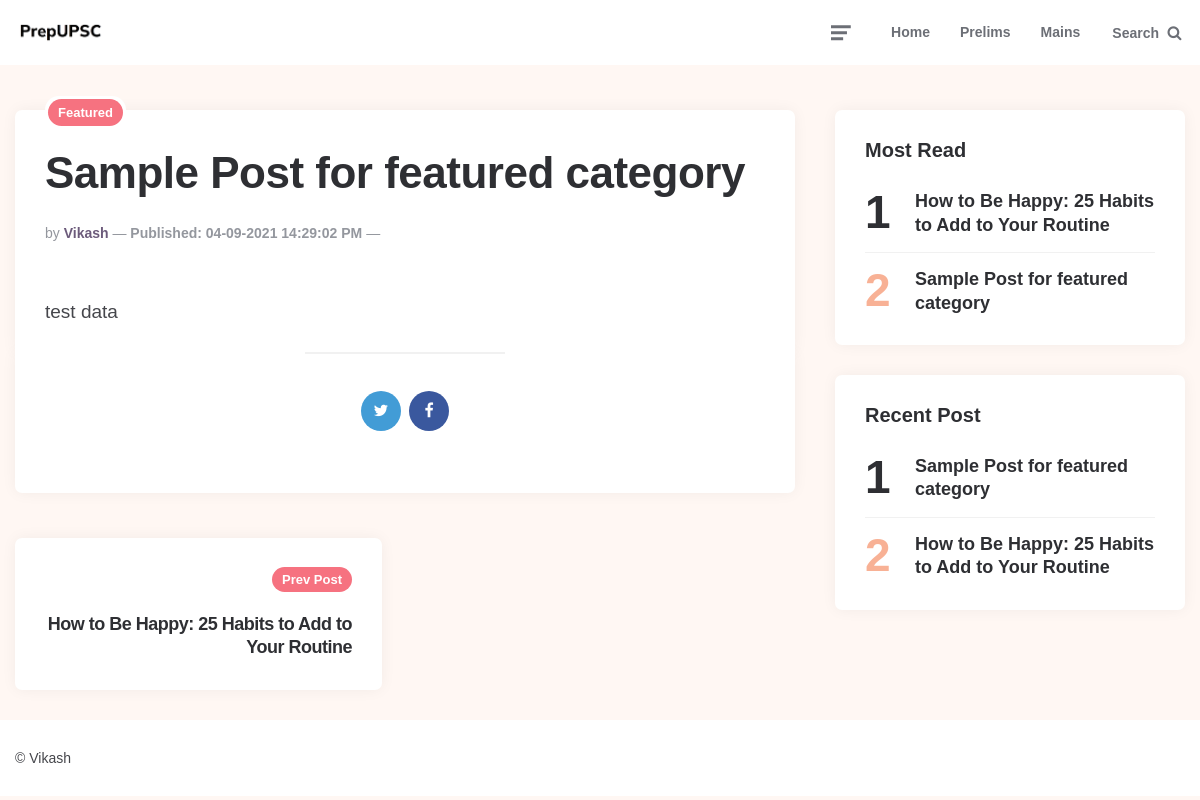
Page /featured/sample-post-for-featured- on the committed database.
### tables this page shows
CREATE TABLE `website_metadata` (
  `id` int(11) NOT NULL,
  `site_name` varchar(100) NOT NULL,
  `base_url` varchar(255) NOT NULL,
  `title` varchar(255) NOT NULL,
  `web_logo` varchar(255) NOT NULL,
  `mob_logo` varchar(255) NOT NULL,
  `description` varchar(255) NOT NULL,
  `keywords` varchar(255) NOT NULL,
  `favicon` varchar(255) NOT NULL,
  `copyright_text` varchar(255) NOT NULL
);

CREATE TABLE `menu_items` (
  `id` int(11) NOT NULL,
  `parent_id` int(11) NOT NULL,
  `menu_list_id` int(11) NOT NULL,
  `display_text` varchar(255) NOT NULL,
  `open_type` enum('POST','PAGE','LINK','CATEGORY','TAG') NOT NULL DEFAULT 'POST',
  `item_order` int(11) NOT NULL,
  `connected_data` varchar(255) NOT NULL,
  `status` enum('ACTIVE','HIDDEN') NOT NULL DEFAULT 'ACTIVE'
);

CREATE TABLE `categories` (
  `id` int(11) NOT NULL,
  `parent_id` int(11) NOT NULL DEFAULT 0,
  `name` varchar(255) NOT NULL,
  `url` varchar(255) NOT NULL,
  `about` varchar(255) NOT NULL,
  `status` enum('ACTIVE','HIDDEN') NOT NULL DEFAULT 'ACTIVE',
  `avatar` varchar(255) NOT NULL,
  `created_by` int(11) NOT NULL
);

CREATE TABLE `posts` (
  `id` int(11) NOT NULL,
  `cat_id` int(11) NOT NULL,
  `title` varchar(255) NOT NULL,
  `url` varchar(255) NOT NULL,
  `featured_image` varchar(255) NOT NULL,
  `content` longtext NOT NULL,
  `status` enum('DRAFT','PENDING_PUBLISH','PUBLISHED','HIDDEN') NOT NULL DEFAULT 'DRAFT',
  `created_at` varchar(255) NOT NULL,
  `last_edit` varchar(255) NOT NULL,
  `author` int(11) NOT NULL,
  `views` int(11) NOT NULL
);

CREATE TABLE `authors` (
  `id` int(11) NOT NULL,
  `name` varchar(255) NOT NULL,
  `username` varchar(255) NOT NULL,
  `email` varchar(255) NOT NULL,
  `password` varchar(255) NOT NULL,
  `avatar` varchar(500) NOT NULL,
  `facebook` varchar(255) NOT NULL,
  `twitter` varchar(255) NOT NULL,
  `instagram` varchar(255) NOT NULL,
  `about` longtext NOT NULL,
  `role` enum('ADMIN','EDITOR','AUTHOR','USER','SUBSCRIBER') NOT NULL DEFAULT 'USER',
  `status` enum('ACTIVE','BLOCKED') NOT NULL DEFAULT 'ACTIVE'
);

### inc/db.php (called while the page is built, shortened)
<?php
$actual_link = (isset($_SERVER['HTTPS']) && $_SERVER['HTTPS'] === 'on' ? "https" : "http") . "://$_SERVER[HTTP_HOST]$_SERVER[REQUEST_URI]";
?>

### post_details.php (the view, shortened to what this page needs)
<?php include './inc/db.php';
$post_id = $_GET['post_id'];
$siteInfoRow = mysqli_fetch_array(mysqli_query($conn, "select * from website_metadata where id='1'"));
$prow = mysqli_fetch_array(mysqli_query($conn, "select * from posts where id='$post_id' or url='$post_id'"));
?>
<!DOCTYPE html>
<html lang="en-US">
<head>
    <link media="all" href="css/main.css" rel="stylesheet" />
    <link media="only screen and (max-width: 768px)" href="css/main2.css" rel="stylesheet" />
</head>
<body class="post-template-default single single-post postid-161 single-format-standard wp-custom-logo theme-ruki has-related-posts has-related-posts-background woocommerce-js has-sticky-nav has-sticky-nav-mobile has-custom-header has-post-nav has-comments has-sidebar">
    <?php include 'inc/header.php'; ?>
    <div class="wrap">
        <main id="main" class="site-main">
            <div id="primary" class="content-area flex-grid the-post" data-thumbnail="hero">
                <article id="post-161" class="flex-box single-post card has-post-share has-meta-after-title has-meta-before-title has-excerpt disabled-post-video default post-161 post type-post status-publish format-standard has-post-thumbnail hentry category-art-design tag-art tag-creative tag-gutenberg tag-health tag-music tag-travel">
                    <header class="entry-header">
                    <?php
                        $aid = $prow['author'];
                        $cid = $prow['cat_id'];
                        $post_id = $prow['id'];
                        if ($aid == '-1') $aid = 1;
                        $arow = mysqli_fetch_array(mysqli_query($conn, "select * from authors where id='$aid'"));
                        $author_name = $arow['name'];
                        $cat_row = mysqli_fetch_array(mysqli_query($conn, "select * from categories where id='$cid'"));
                        $cat_name = $cat_row['name'];
                        ?>
                        <div class="entry-meta before-title">
                            <ul class="author-category-meta">
                                <li class="category-list">
                                    <ul class="post-categories">
                                        <li class="cat-slug-art-design cat-id-2">
                                            <a href="<?php echo $cat_row['url']; ?>" class="cat-link-2"><?php echo $cat_name; ?></a></li>
                                    </ul>
                                </li>
                            </ul>
                        </div>
                        <h1 class="entry-title"><span><?php echo $prow['title']; ?></span></h1>
                        <div class="entry-meta after-title">
                            <ul>
                                <li class="entry-author-meta">
                                    <span class="screen-reader-text">Posted by</span><i>by</i>
                                    <a href="search.php?author=<?php echo $arow['username']; ?>"><?php echo $author_name; ?></a>
                                </li>
                                <li class="entry-date-updated">
                                    <span>Published:</span> <?php echo $prow['last_edit']; ?>
                                </li>
                            </ul>
                        </div>
                    </header>
                    <div class="entry-content"><p>
                    <?php echo $prow['content']; ?>
                    </p>
                    </div>
                </article>
                <footer class="hentry-footer has-share-content has-post-tags card">
                    <div class="share bottom">
                        <ul class="social-icons icon-background brand">
                            <li class="social-icon twitter"><a rel="nofollow" href="https://twitter.com/share?url=<?php echo $actual_link; ?>&amp;text=<?php echo $prow['title']; ?>&amp;via=#" target="_blank"><i class="icon-twitter"></i></a></li>
                            <li class="social-icon facebook"><a rel="nofollow" href="https://www.facebook.com/sharer/sharer.php?u=<?php echo $actual_link; ?>" target="_blank"><i class="icon-facebook"></i></a></li>
                        </ul>
                    </div>
                </footer>
                <div id="post-navigation" class="content-area post-navigation flex-grid cols-3 has-prev-post has-next-post square-aspect-ratio">
                    <?php
         $postq = mysqli_query($conn, "select * from posts where status='PUBLISHED' and id<$post_id limit 1");
   while ($postrow = mysqli_fetch_array($postq)) {
    $prow=$postrow;
             $cid=$postrow['cat_id'];
            $cat_row = mysqli_fetch_array(mysqli_query($conn, "select * from categories where id='$cid'"));
            $cat_url = $cat_row['url'];
          ?>
                    <article class="flex-box next-article has-post-thumbnail">
                        <header class="entry-header">
                            <div class="entry-meta before-title prev-next-pill">
                                <span>prev post</span>
                            </div>
                            <h3 class="entry-title"><a href="<?php echo $cat_url ;?>/<?php echo $prow['url'] ;?>"><?php echo $prow['title'] ;?></a></h3>
                        </header>
                    </article>
                </div>
                <?php } ?>
            </div>
        </main>
        <?php include 'inc/blog_sidebar.php'; ?>
    </div>
    <?php include 'inc/footer.php'; ?>
</body>
</html>

### inc/header.php (shortened to what this page needs)
<header id="site-header" class="site-header logo-left-menu sticky-nav sticky-mobile-nav">
	<div class="container header-layout-wrapper">
		<div class="logo-wrapper"><a href="<?php echo $siteInfoRow['base_url']; ?>" class="custom-logo-link" rel="home">
			<img src="./uploads/images/<?php echo $siteInfoRow['web_logo']; ?>"
			data-src="./uploads/images/<?php echo $siteInfoRow['web_logo']; ?>" alt="Ruki" class="custom-logo lazyloaded" width="90" data-height="44"></a></div>
		<div class="primary-menu-container">
			<div class="toggle toggle-menu">
				<span class="has-toggle-text"><i class="icon-ruki-menu"></i></span>
			</div>
			<nav class="menu-primary-navigation-container">
			<ul id="primary-nav" class="primary-nav">
					<li id="menu-item-15" class="menu-item menu-item-type-taxonomy menu-item-object-category menu-item-15">
						<a href="<?php echo $siteInfoRow['base_url']; ?>">Home</a>
					</li>
					<?php
					$mlqROw = mysqli_fetch_array(mysqli_query($conn, "select * from menu_list where status='ACTIVE'"));
					$menu_list_id = $mlqROw['id'];
					$mq = mysqli_query($conn, "select * from menu_items where menu_list_id='$menu_list_id' and status='ACTIVE' order by item_order desc");
					while ($mrow = mysqli_fetch_array($mq)) {
						$link = "#";
						if ($mrow['open_type'] == "CATEGORY") {
							$link = $mrow['connected_data'];
						  $cRow = mysqli_fetch_array(mysqli_query($conn, "select * from categories where id='$link'"));
						  $link = "./" . $cRow['url'];
					  }
					?>
						<li id="menu-item-15" class="menu-item menu-item-type-taxonomy menu-item-object-category menu-item-15">
							<a href="<?php echo $link; ?>"><?php echo $mrow['display_text']; ?></a>
						</li>
					<?php } ?>
				</ul>
			</nav>
			<div class="toggle toggle-search">
				<span class="has-toggle-text"><i class="icon-search"></i>Search</span>
			</div>
		</div>
	</div>
</header>

### inc/blog_sidebar.php
<aside class="aside-sidebar sidebar" aria-label="Blog Sidebar">
    <div class="aside-sticky-container">
    <section id="ruki_posts_widget-4" class="widget-odd widget-last widget-first widget-1 widget ruki_posts_widget">
            <h3 class="widget-title">Most Read</h3>
            <ol class="list-style-list has-comment-count show-post-count popular-posts">
            <?php
         $postq = mysqli_query($conn, "select * from posts where status='PUBLISHED' order by views desc limit 5");
         while ($postrow = mysqli_fetch_array($postq)) {
             $cid=$postrow['cat_id'];
             $prow=$postrow;
            $cat_row = mysqli_fetch_array(mysqli_query($conn, "select * from categories where id='$cid'"));
            $cat_url = $cat_row['url'];
          ?>
             <li class="widget-entry">
                 <div class="entry-header">
                     <a href="<?php echo $cat_url ;?>/<?php echo $prow['url'] ;?>" rel="bookmark" class="entry-title-link">
                     <?php echo $prow['title'] ;?></a>
                 </div>
             </li>
<?php } ?>
            </ol>
        </section>
        <section id="ruki_posts_widget-4" class="widget-odd widget-last widget-first widget-1 widget ruki_posts_widget">
            <h3 class="widget-title">Recent Post</h3>
            <ol class="list-style-list has-comment-count show-post-count popular-posts">
            <?php
         $postq = mysqli_query($conn, "select * from posts where status='PUBLISHED' order by id desc limit 5");
         while ($postrow = mysqli_fetch_array($postq)) {
             $cid=$postrow['cat_id'];
             $prow=$postrow;
            $cat_row = mysqli_fetch_array(mysqli_query($conn, "select * from categories where id='$cid'"));
            $cat_url = $cat_row['url'];
          ?>
             <li class="widget-entry">
                 <div class="entry-header">
                     <a href="<?php echo $cat_url ;?>/<?php echo $prow['url'] ;?>" rel="bookmark" class="entry-title-link">
                     <?php echo $prow['title'] ;?></a>
                 </div>
             </li>
<?php } ?>
            </ol>
        </section>
    </div>
</aside>

### inc/styles.php (style rules this page uses)
:root { --custom-header-background: #ffffff; --custom-logo-width: 200px; --custom-logo-width-mobile: 100px; --related-posts-background: #c06c84; --related-posts-title-color: #ffffff; --special-widget-background: #355c7d; --special-widget-title-color: #ffffff; --special-widget-font-color: #ffffff; --special-widget-link-color: #ffffff; --special-widget-meta-color: #ffffff; --special-widget-meta-link-color: #ffffff; --special-widget-button-color: #f8b195; --special-widget-line-color: #45464b; --special-widget-first-count-color: #94979e; --footer-bottom-background: #f5f5f5; }
@media screen and (-webkit-min-device-pixel-ratio:0) and (min-resolution:.001dpcm) { .custom-logo { image-rendering: -webkit-optimize-contrast; } }

### rows in the picture
website_metadata: web_logo (picture)
menu_items: display_text "Prelims"
menu_items: display_text "Mains"
categories: name "Featured"
posts: title "Sample Post for featured category", last_edit "04-09-2021 14:29:02 PM", content "test data"
authors: name "Vikash"
posts: title "How to Be Happy: 25 Habits to Add to Your Routine"
